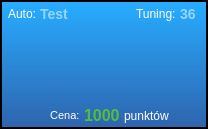
<?xml version="1.0" encoding="UTF-8"?>
<ui version="4.0">
 <class>CarWidget</class>
 <widget class="QWidget" name="CarWidget">
  <property name="geometry">
   <rect>
    <x>0</x>
    <y>0</y>
    <width>208</width>
    <height>129</height>
   </rect>
  </property>
  <property name="minimumSize">
   <size>
    <width>208</width>
    <height>129</height>
   </size>
  </property>
  <property name="maximumSize">
   <size>
    <width>208</width>
    <height>129</height>
   </size>
  </property>
  <property name="windowTitle">
   <string>Form</string>
  </property>
  <property name="styleSheet">
   <string notr="true">#CarWidget {
	background-color: qlineargradient(spread:pad, x1:1, y1:0.0227273, x2:1, y2:1, stop:0 rgba(39, 172, 255, 255), stop:0.961111 rgba(46, 102, 176, 255));
}
QPushButton {
	border:2px solid transparent;
}
QPushButton:hover {
	border:2px solid rgb(57, 136, 255);
}
#frameWidget {
	border: 2px solid black;
}
#frameWidget:hover {
	border: 2px solid rgb(32, 255, 177);
}</string>
  </property>
  <layout class="QVBoxLayout" name="verticalLayout" stretch="0">
   <property name="spacing">
    <number>0</number>
   </property>
   <property name="leftMargin">
    <number>0</number>
   </property>
   <property name="topMargin">
    <number>0</number>
   </property>
   <property name="rightMargin">
    <number>0</number>
   </property>
   <property name="bottomMargin">
    <number>0</number>
   </property>
   <item>
    <widget class="QWidget" name="frameWidget" native="true">
     <property name="minimumSize">
      <size>
       <width>200</width>
       <height>125</height>
      </size>
     </property>
     <property name="styleSheet">
      <string notr="true"/>
     </property>
     <layout class="QHBoxLayout" name="horizontalLayout_9">
      <property name="spacing">
       <number>0</number>
      </property>
      <property name="leftMargin">
       <number>2</number>
      </property>
      <property name="topMargin">
       <number>2</number>
      </property>
      <property name="rightMargin">
       <number>2</number>
      </property>
      <property name="bottomMargin">
       <number>2</number>
      </property>
      <item alignment="Qt::AlignTop">
       <widget class="QWidget" name="carMainWidget" native="true">
        <property name="minimumSize">
         <size>
          <width>204</width>
          <height>125</height>
         </size>
        </property>
        <property name="maximumSize">
         <size>
          <width>204</width>
          <height>125</height>
         </size>
        </property>
        <property name="styleSheet">
         <string notr="true">color: white;</string>
        </property>
        <layout class="QVBoxLayout" name="verticalLayout_2" stretch="0,1">
         <property name="leftMargin">
          <number>2</number>
         </property>
         <property name="topMargin">
          <number>2</number>
         </property>
         <property name="rightMargin">
          <number>2</number>
         </property>
         <property name="bottomMargin">
          <number>2</number>
         </property>
         <item alignment="Qt::AlignTop">
          <widget class="QWidget" name="widget_2" native="true">
           <layout class="QHBoxLayout" name="horizontalLayout" stretch="0,0">
            <property name="spacing">
             <number>0</number>
            </property>
            <property name="leftMargin">
             <number>4</number>
            </property>
            <property name="topMargin">
             <number>0</number>
            </property>
            <property name="rightMargin">
             <number>4</number>
            </property>
            <property name="bottomMargin">
             <number>0</number>
            </property>
            <item alignment="Qt::AlignLeft|Qt::AlignTop">
             <widget class="QWidget" name="widget_3" native="true">
              <layout class="QHBoxLayout" name="horizontalLayout_5">
               <property name="spacing">
                <number>4</number>
               </property>
               <property name="leftMargin">
                <number>0</number>
               </property>
               <property name="topMargin">
                <number>2</number>
               </property>
               <property name="rightMargin">
                <number>4</number>
               </property>
               <property name="bottomMargin">
                <number>0</number>
               </property>
               <item>
                <widget class="QLabel" name="label">
                 <property name="text">
                  <string>Auto:</string>
                 </property>
                </widget>
               </item>
               <item>
                <widget class="QLabel" name="nameLabel">
                 <property name="styleSheet">
                  <string notr="true">font-weight: 600;
font-size: 14px;
color: rgb(148, 214, 255);</string>
                 </property>
                 <property name="text">
                  <string>Test</string>
                 </property>
                </widget>
               </item>
              </layout>
             </widget>
            </item>
            <item alignment="Qt::AlignRight|Qt::AlignTop">
             <widget class="QWidget" name="widget_4" native="true">
              <layout class="QHBoxLayout" name="horizontalLayout_4">
               <property name="spacing">
                <number>4</number>
               </property>
               <property name="leftMargin">
                <number>4</number>
               </property>
               <property name="topMargin">
                <number>2</number>
               </property>
               <property name="rightMargin">
                <number>4</number>
               </property>
               <property name="bottomMargin">
                <number>0</number>
               </property>
               <item>
                <widget class="QLabel" name="tosamo_2">
                 <property name="styleSheet">
                  <string notr="true"/>
                 </property>
                 <property name="text">
                  <string>Tuning:</string>
                 </property>
                </widget>
               </item>
               <item>
                <widget class="QLabel" name="tuningLabel">
                 <property name="styleSheet">
                  <string notr="true">font-weight: 600;
font-size: 14px;
color: rgb(148, 214, 255);</string>
                 </property>
                 <property name="text">
                  <string>36</string>
                 </property>
                </widget>
               </item>
              </layout>
             </widget>
            </item>
           </layout>
          </widget>
         </item>
         <item alignment="Qt::AlignHCenter|Qt::AlignBottom">
          <widget class="QWidget" name="widget_5" native="true">
           <layout class="QHBoxLayout" name="horizontalLayout_3">
            <property name="spacing">
             <number>4</number>
            </property>
            <property name="leftMargin">
             <number>0</number>
            </property>
            <property name="topMargin">
             <number>0</number>
            </property>
            <property name="rightMargin">
             <number>0</number>
            </property>
            <property name="bottomMargin">
             <number>0</number>
            </property>
            <item>
             <widget class="QLabel" name="label_787">
              <property name="styleSheet">
               <string notr="true">font-size: 11px;</string>
              </property>
              <property name="text">
               <string>    Cena:</string>
              </property>
             </widget>
            </item>
            <item>
             <widget class="QLabel" name="priceLabel">
              <property name="styleSheet">
               <string notr="true">font-size: 16px;
color: rgb(83, 190, 59);
font-weight: 600;</string>
              </property>
              <property name="text">
               <string>1000</string>
              </property>
             </widget>
            </item>
            <item>
             <widget class="QLabel" name="label_2">
              <property name="text">
               <string>punktów</string>
              </property>
             </widget>
            </item>
           </layout>
          </widget>
         </item>
        </layout>
       </widget>
      </item>
     </layout>
    </widget>
   </item>
  </layout>
 </widget>
 <resources/>
 <connections/>
</ui>
